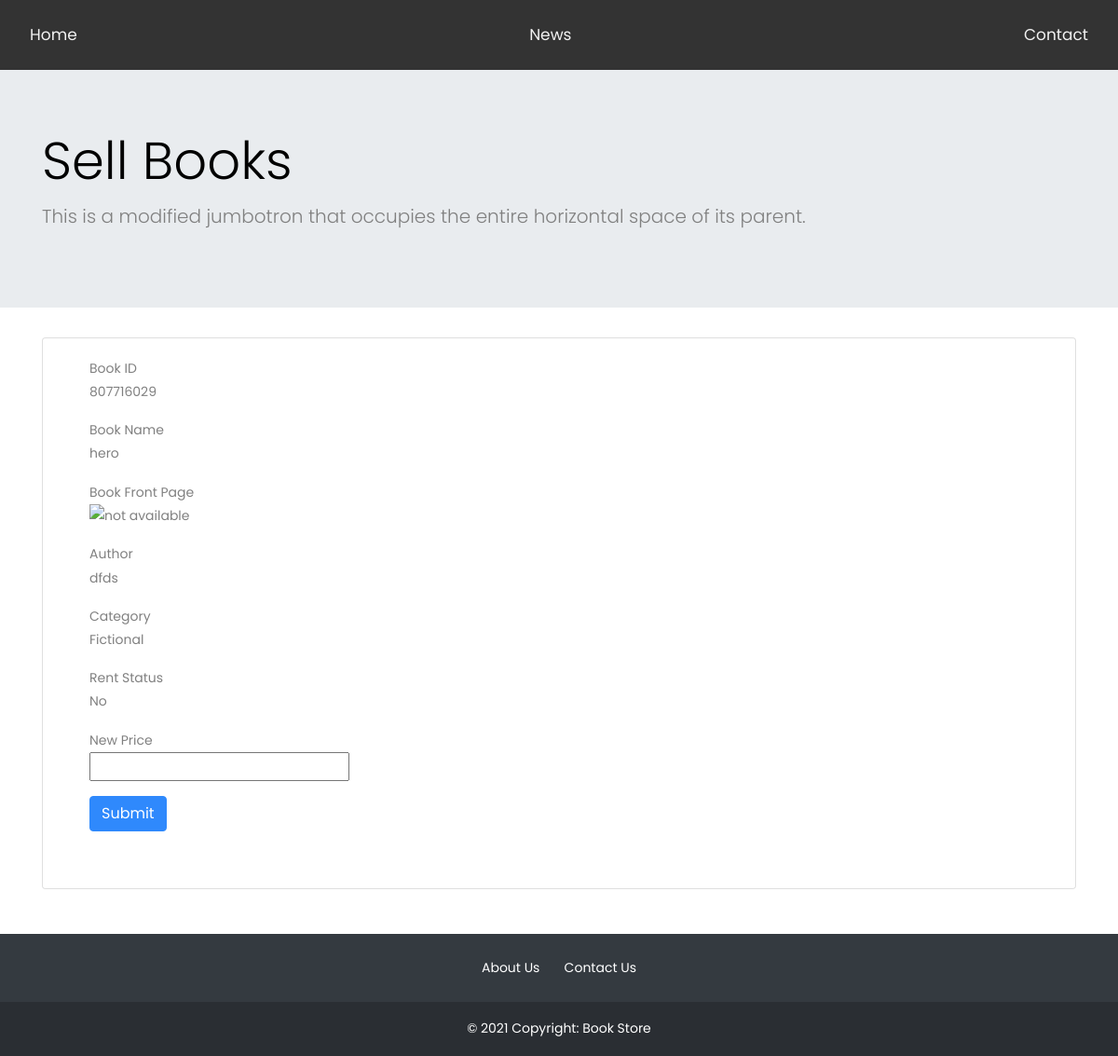
/changeprice.php?&bid=807716029 (signed in), run on the app's committed database.
### tables this page shows
CREATE TABLE IF NOT EXISTS `entrybook` (
  `uploaded_by` varchar(50) NOT NULL,
  `bookid` int NOT NULL,
  `book_name` varchar(200) NOT NULL,
  `book_image` varchar(250) NOT NULL,
  `author` varchar(100) NOT NULL,
  `rent` tinyint NOT NULL,
  `category` varchar(50) NOT NULL,
  `price` int NOT NULL
);

### changeprice.php (the view, shortened to what this page needs)
<!doctype html>
<?php
$bid = $_GET['bid'];
$conn = mysqli_connect("localhost","root","","bookstore");
      $sql = "select * from entrybook where bookid= '$bid'";
      $res = mysqli_query($conn,$sql);
      while ($row = mysqli_fetch_assoc($res))
      {
          $bname = $row['book_name'];
          $auth = $row['author'];
          $category = $row['category'];
        $rent = $row['rent'];
          if ($category == 1){
            $category = "Fictional";
          }
          elseif ($category == 2)
          {
            $category = "Engineering";
          }
          if ($rent == 1)
          {
            $rent = "Yes";
          }
          else
          {
            $rent = "No";
          }
        }
?>
<html lang="en">
  <head>
    <link href="https://cdn.jsdelivr.net/npm/bootstrap@5.1.1/dist/css/bootstrap.min.css" rel="stylesheet">
		<link rel="stylesheet" href="https://stackpath.bootstrapcdn.com/font-awesome/4.7.0/css/font-awesome.min.css">
		<link rel="stylesheet" href="css/style.css">
  </head>
  <body>
  <div class="navbar">
  <a href="index.php">Home</a>
  <a href="#news">News</a>
  <a href="#contact">Contact</a>
</div>
    <section>
      <div class="jumbotron jumbotron-fluid">
        <div class="container" id="jumbo">
          <h1 class="display-4">Sell Books</h1>
          <p class="lead">This is a modified jumbotron that occupies the entire horizontal space of its parent.</p>
        </div>
      </div>
    </section>
    <section>
      <div class = "container">
      <div class = "card mb-5" >
        <div class = "card-body">
      <form method = "POST" action = "" enctype = multipart/form-data>
      <div class = "container">
        <div class = "row-col-sm-10">
        <div class = "form-group">
              <div class = "col-sm-6">
                <label class="form-check-label" for="fname">Book ID</label><br>
                <label class="form-check-label" name="nbid"><?php echo $bid; ?></label><br>
               </div>
            </div>
          <div class = "form-group">
              <div class = "col-sm-6">
                <label class="form-check-label" for="fname">Book Name</label><br>
                <label class="form-check-label" name="nbid"><?php echo $bname; ?></label><br>
              </div>
            </div>
            <div class = "form-group">
              <div class = "col-sm-6">
                <label class="form-check-label" for="fname">Book Front Page</label><br>
               <img src = "bimage" alt = "not available"></img>
              </div>
            </div>
            <div class = "form-group">
              <div class = "col-sm-6">
                <label class="form-check-label" for="fname">Author</label><br>
                <label class="form-check-label" name="nbid"><?php echo $auth; ?></label><br>
              </div>
            </div>
            <div class = "form-group">
              <div class = "col-sm-6">
                <label class="form-check-label" for="fname">Category</label><br>
                <label class="form-check-label" name="nbid"><?php echo $category; ?></label><br>
              </div>
            </div>
            <div class = "form-group">
              <div class = "col-sm-6">
                <label class="form-check-label" for="fname">Rent Status</label><br>
                <label class="form-check-label" name="nbid"><?php echo $rent; ?></label><br>
              </div>
            </div>
            <div class = "form-group">
              <div class = "col-sm-6">
                <label class="form-check-label" for="fname">New Price</label><br>
                <input type="price" id="price" name="price" required><br>
              </div>
            </div>
          </div>
          <div class = "form-group">
            <div class = "col-sm-6">
              <input type = "submit" class = "btn btn-primary" value = "Submit"><br>
            </div>
          </div>
          <div class = "col-sm-6">
          </div>
      </div>
        </div>
      </div>
    </div>
    </section>
    <footer class="bg-dark text-center text-white">
      <div class="container p-4 pb-0">
        <a href="">About Us</a>
        <a href="">Contact Us</a>
      </div>
      <div class="text-center p-3" style="background-color: rgba(0, 0, 0, 0.2);">
        © <script>document.write(new Date().getFullYear())</script> Copyright: Book Store
      </div>
    </footer>
  </body>
</html>

### changeprice.php (style rules this page uses)
a { text-decoration: none; color:#fff; }
a:link { color: #fff; }
body { margin:150; }
.navbar { overflow: hidden; background-color: #333; position: sticky; z-index: 10; top: 0; width: 100%; }
.navbar a { float: left; display: block; color: #f2f2f2; text-align: center; padding: 14px 16px; text-decoration: none; font-size: 17px; }

### data on the page
entrybook: book_name "hero", author "dfds", category "Fictional", rent "No"

### other printed values
$bid "807716029"
